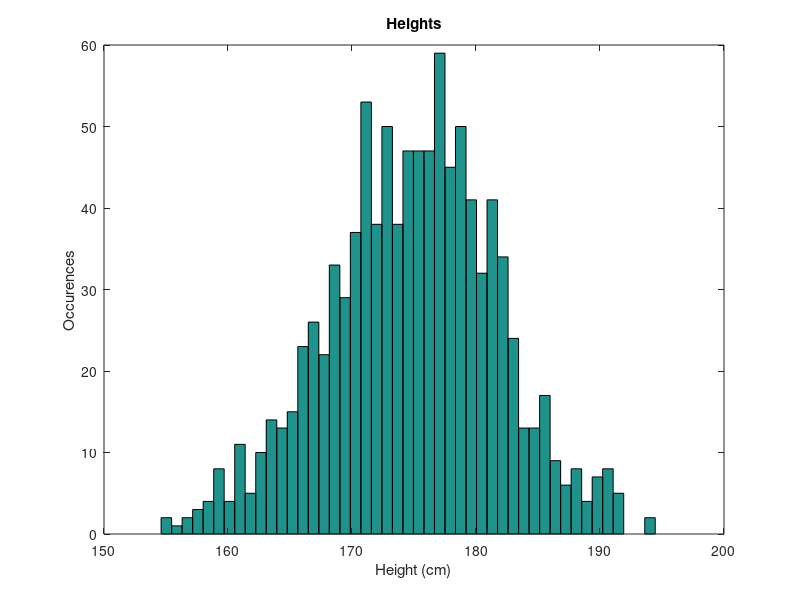

MATLAB code for this plot:
mu = 175;
sigma = 7;
N = 1000;

heights = normrnd(mu, sigma, N, 1);

hist(heights,47)
xlabel('Height (cm)')
ylabel('Occurences')
title('Heights')
